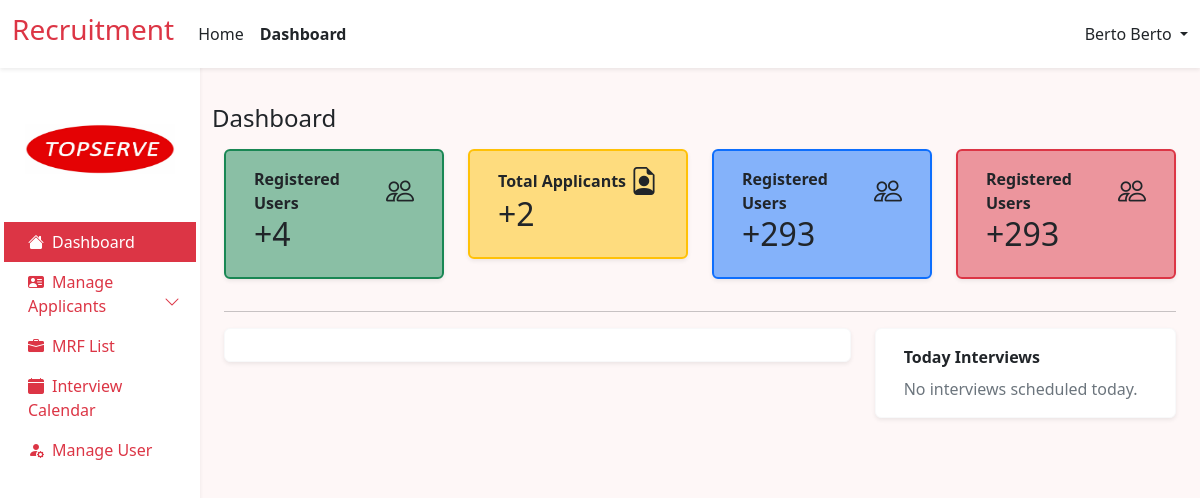
/admin/dashboard (signed in), run on an earlier commit of the app's database.
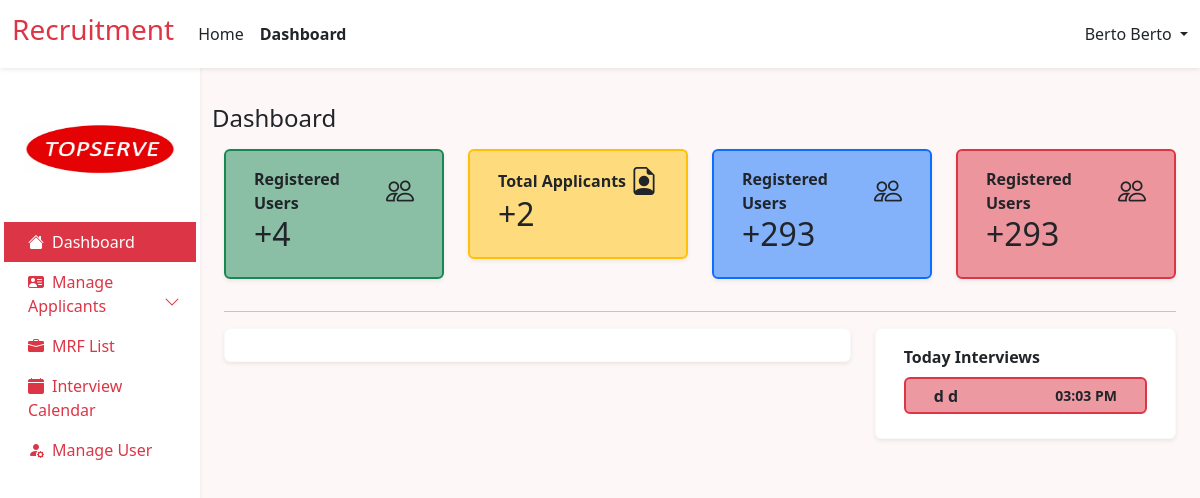
And on a later commit of the database.
### tables this page shows
CREATE TABLE `job_applicants` (
  `id` int(12) NOT NULL,
  `user_id` int(12) NOT NULL,
  `job_id` int(12) NOT NULL,
  `application_status` varchar(255) NOT NULL,
  `interview_date` datetime DEFAULT NULL,
  `remark` text NOT NULL,
  `employee_id` int(11) NOT NULL
);

CREATE TABLE `user` (
  `id` int(11) NOT NULL,
  `first_name` varchar(255) NOT NULL,
  `last_name` varchar(255) NOT NULL,
  `address` text NOT NULL,
  `email` varchar(255) NOT NULL,
  `password` varchar(255) NOT NULL,
  `role` varchar(255) NOT NULL,
  `resume` varchar(255) NOT NULL,
  `branch` varchar(255) NOT NULL,
  `industry_access` varchar(255) NOT NULL,
  `verify_token` varchar(255) NOT NULL,
  `verify_status` tinyint(2) NOT NULL DEFAULT 0 COMMENT '0=not verified, 1=verified'
);

### src/admin/backend/dashboard_process.php (called while the page is built, shortened)
<?php
include ('dbconn.php');
$role = "admin";
$regQuery = "SELECT COUNT(id) AS countRegistered FROM user WHERE role = ?";
$stmtReg = $conn->prepare($regQuery);
$stmtReg->bind_param("s", $role);
$stmtReg->execute();
$resultReg = $stmtReg->get_result();
$rowReg = $resultReg->fetch_assoc();
$countReg = $rowReg['countRegistered'];
$appQuery = "SELECT COUNT(id) AS countApplicant FROM job_applicants";
$stmtApp = $conn->prepare($appQuery);
$stmtApp->execute();
$resultApp = $stmtApp->get_result();
$rowApp = $resultApp->fetch_assoc();
$countApp = $rowApp['countApplicant'];
$today = date("Y-m-d");
$notSelectedStatus = "Not Selected";
$selectedStatus = "Selected";
$query =
    "SELECT job_applicants.*, mrfs.job_position, mrfs.location, user.first_name, user.last_name, user.resume
    FROM ((job_applicants
    INNER JOIN mrfs ON job_applicants.job_id = mrfs.id)
    INNER JOIN user ON job_applicants.user_id = user.id)
    WHERE job_applicants.application_status != ? AND job_applicants.application_status != ? AND DATE(job_applicants.interview_date) = ?
   ";
$stmt = $conn->prepare($query);
$stmt->bind_param("sss", $notSelectedStatus, $selectedStatus, $today);
$stmt->execute();
$result = $stmt->get_result();
?>

### src/admin/frontend/dashboard.php (the view, shortened to what the changed rows need)
<?php
include ('src/admin/backend/dashboard_process.php');
include ('components/header.php');
?>
<div class="container ">
    <div class="row">
        <div class="col-lg-3 col-md-6 mb-3">
            <div class="card bg-success bg-opacity-50 border border-2  border-success shadow-sm">
                <div class="card-body">
                    <div class="container">
                        <div class="row">
                            <div class="col">
                                <h2>
                                    <?php echo '+' . $countReg; ?>
                                </h2>
                            </div>
                        </div>
                    </div>
                </div>
            </div>
        </div>
        <div class="col-lg-3 col-md-6 mb-3">
            <div class="card bg-warning  bg-opacity-50 border border-2  border-warning shadow-sm">
                <div class="card-body">
                    <div class="container">
                        <div class="row">
                            <div class="col">
                                <h2>
                                    <?php echo '+' . $countApp; ?>
                                </h2>
                            </div>
                        </div>
                    </div>
                </div>
            </div>
        </div>
        <div class="col-lg-3 col-md-6 mb-3">
            <div class="card bg-primary  bg-opacity-50 border border-2  border-primary shadow-sm">
                <div class="card-body">
                    <div class="container">
                        <div class="row">
                            <div class="col">
                                <h2>+293</h2>
                            </div>
                        </div>
                    </div>
                </div>
            </div>
        </div>
        <div class="col-lg-3 col-md-6 mb-3">
            <div class="card bg-danger  bg-opacity-50 border border-2  border-danger shadow-sm">
                <div class="card-body">
                    <div class="container">
                        <div class="row">
                            <div class="col">
                                <h2>+293</h2>
                            </div>
                        </div>
                    </div>
                </div>
            </div>
        </div>
    </div>
    <div class="row">
        <div class="col-lg-4 mb-3">
            <div class="card h-100 border-light shadow-sm">
                <div class="card-body">
                    <div class="container">
                        <?php
                        if ($result->num_rows > 0) {
                            while ($row = $result->fetch_assoc()) {
                                $interviewDateTime = $row['interview_date'];
                                $interviewDateTimeObj = new DateTime($interviewDateTime);
                                $interviewTime = $interviewDateTimeObj->format('h:i A');
                                ?>
                                <div class="row-12">
                                    <div class="col mb-2">
                                        <div class="card bg-danger  bg-opacity-50 border border-2  border-danger">
                                            <div class="card-body">
                                                <div class="container">
                                                    <div class="d-flex fw-bold justify-content-between align-items-center"
                                                        style="height: 1px;">
                                                        <div>
                                                            <?php echo $row['first_name'] . ' ' . $row['last_name']; ?>
                                                        </div>
                                                        <div>
                                                            <small>
                                                                <?php echo $interviewTime; ?>
                                                            </small>
                                                        </div>
                                                    </div>
                                                </div>
                                            </div>
                                        </div>
                                    </div>
                                    <?php
                            }
                        } else {
                            ?>
                                <div class="row">
                                    <div class="col text-secondary">
                                        No interviews scheduled today.
                                    </div>
                                </div>
                                <?php
                        }
                        ?>
                        </div>
                    </div>
                </div>
            </div>
        </div>
    </div>
</div>
<?php include ('components/footer.php'); ?>

What changed in the data, as far as the page shows it:
now on this page (row edited): job_applicants: user.first_name "d", user.last_name "d", interview_date "03:03 PM"
Also different on the page:
text no longer shown: "No interviews scheduled today."
